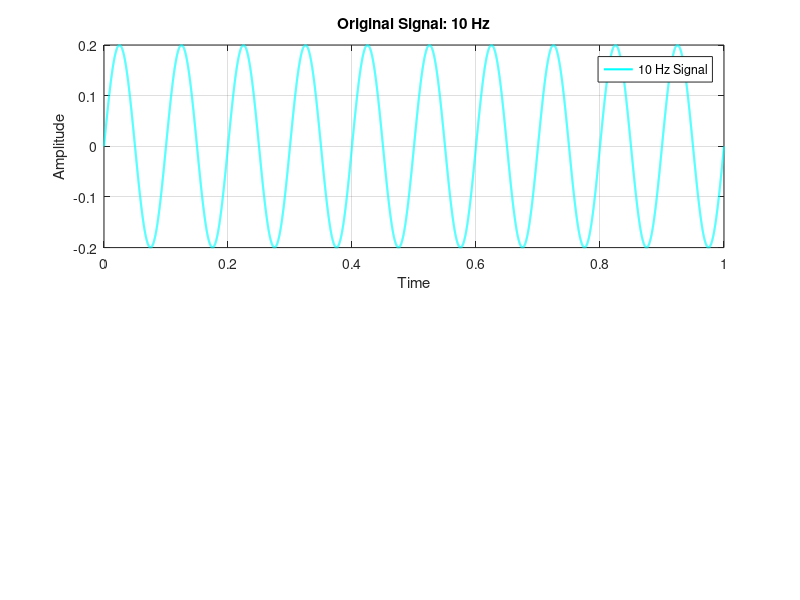
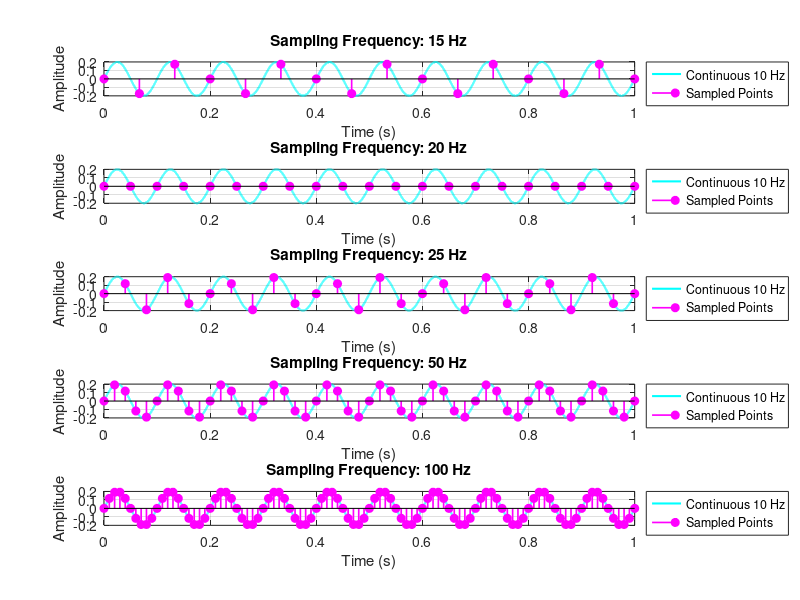

These figures' MATLAB source, in order:
clear;
close all;
clc;

%% Original signal
fs_original=48000;
signal_frequency = 10;   % Signal frequency: 10 Hz
duration = 1;              % Duration in seconds
amplitude = 0.20;          % Keep the volume low
fs_sampling_list= [15,20,25,50,100];


 t = 0:1/fs_original:duration-1/fs_original;
 
 x = amplitude * sin(2*pi*signal_frequency*t);

figure;

subplot(2,1,1);

plot(t, x, "c", 'LineWidth',1.5);
title('Original Signal: 10 Hz');
xlabel("Time");
ylabel("Amplitude");
legend('10 Hz Signal');


grid on;


figure;

for i = 1:length(fs_sampling_list);
    fs=fs_sampling_list(i);

    t_sampled = 0:1/fs:duration;
    x_sampled = amplitude * sin(2*pi*signal_frequency*t_sampled);

    subplot(5,1,i);
    
    plot(t, x, "c", 'LineWidth',1.5);
    hold on;

    %plot(t, x1, "m", 'LineWidth',1.5);

    stem(t_sampled, x_sampled, 'm', 'filled', 'LineWidth', 1.2);

    hold off;
    title(sprintf('Sampling Frequency: %d Hz', fs));
    xlabel('Time (s)');
    ylabel('Amplitude');
    legend('Continuous 10 Hz', 'Sampled Points', 'Location', 'northeastout');
    grid on;
end
